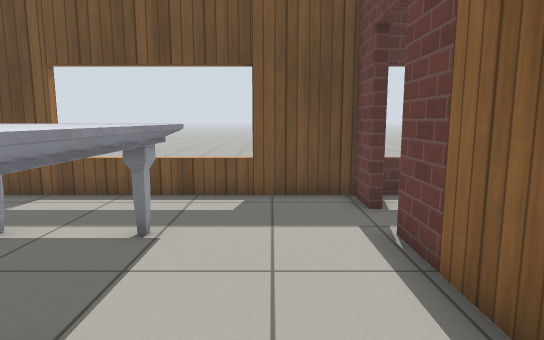
view 1 (above)

18 first-person views from a walk through a Gazebo world. The camera is 1 m above the floor, tilts 8° down and sees 75° across. The floor is counted in squares, 0.5 m on a side. Each view is taken from the middle of a square. On the plan, view 1 faces up. The plan holds only what a view shows up to about 19 squares ahead; the rest is blank. Simple patterns stand in for the simulator's built-in surfaces.

view 2
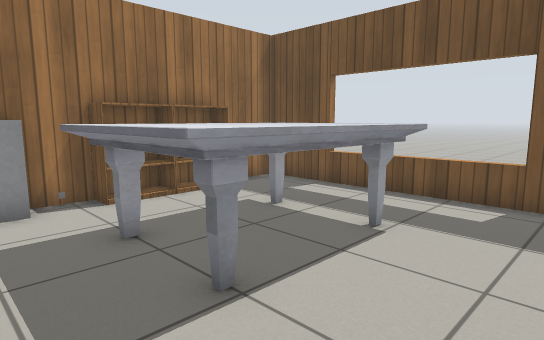

view 3
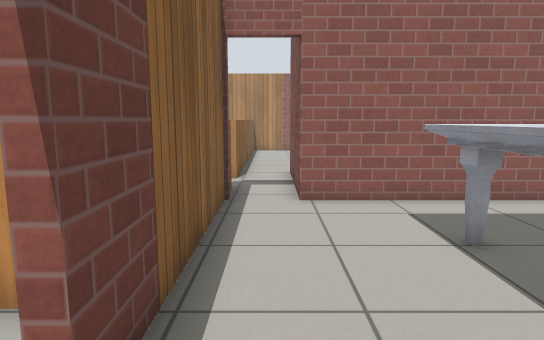

view 4
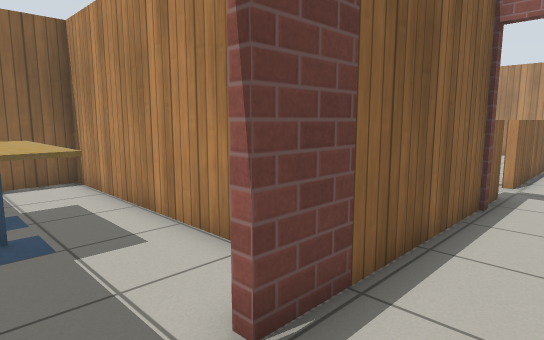

view 5
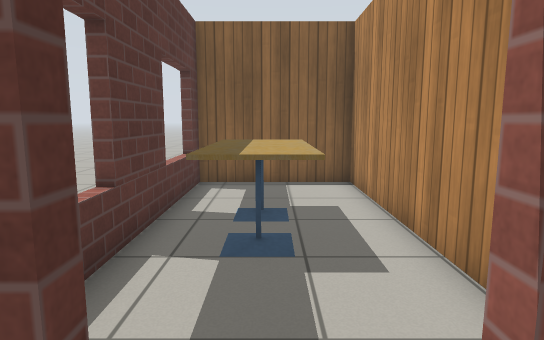

view 6
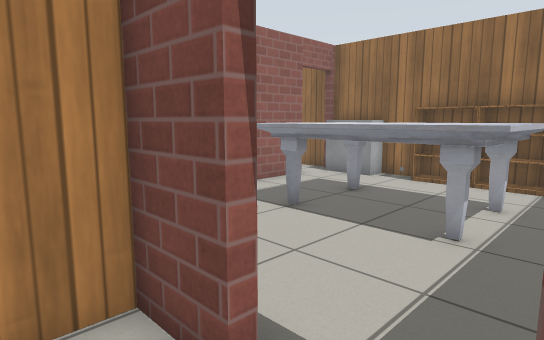

view 7
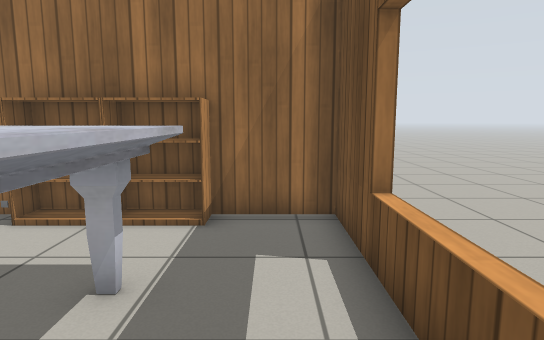

view 8
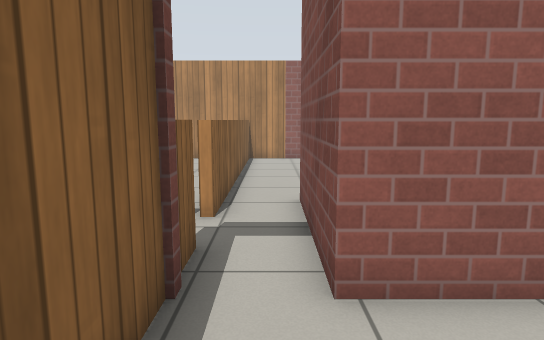

view 9
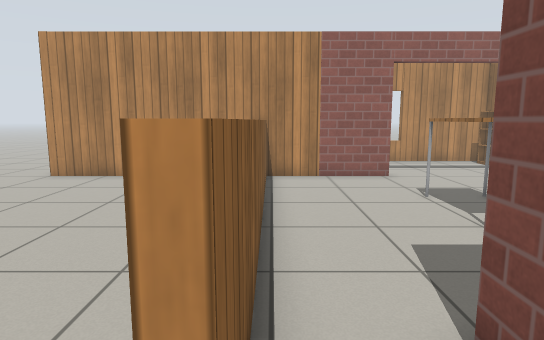

view 10
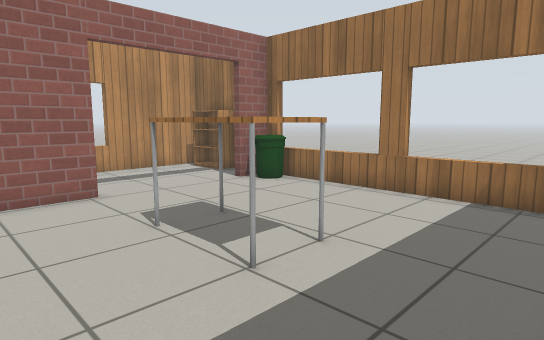

view 11
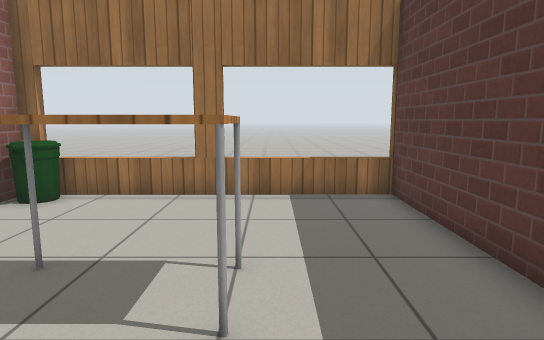

view 12
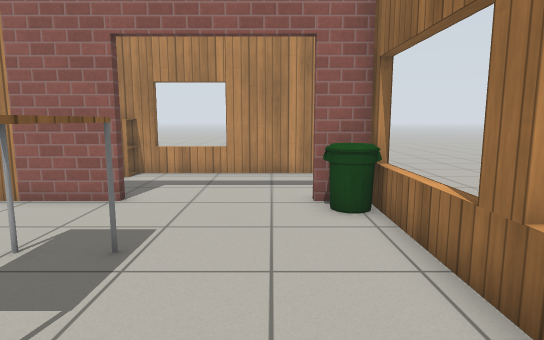

view 13
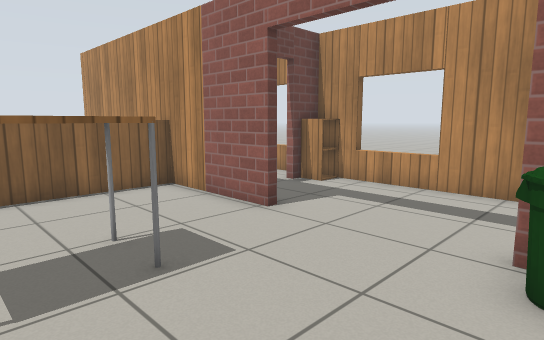

view 14
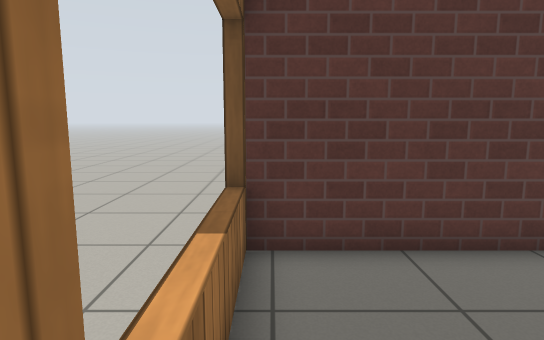

view 15
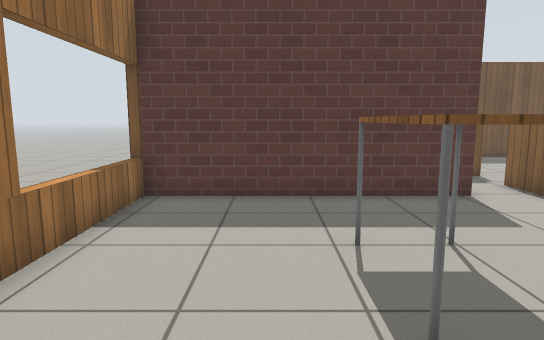

view 16
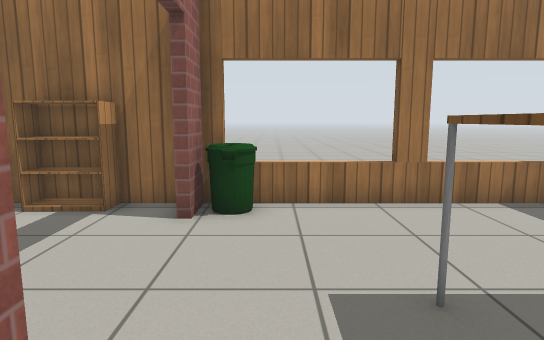

view 17
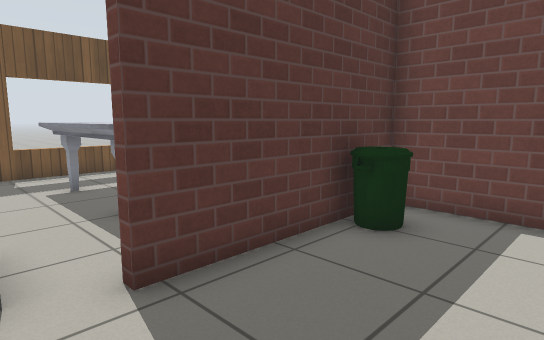

view 18
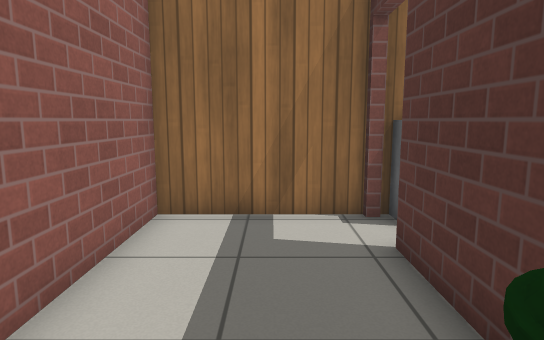

### Floor plan
Ten units are one square. View 1 is at (0, 0); x grows to the right and y downward. Boxes are objects, and circles mark ways between rooms. Rooms are numbered by the first view taken in them; rooms with no view inside come last. Other rooms are left out.
<svg viewBox="-105 -99 234 312">
<path fill="none" stroke="#000" d="M-64 7 3 7M22 -78 22 -94 -84 -94 -84 8M22 9 22 -61M35 -94 29 -94M25 -61 25 -44 124 -44 124 -94 51 -94M-23 156 21 156M-84 56 -84 156 -70 156M22 24 22 9M3 7 3 58 -87 57M22 158 22 41M26 24 22 24M-84 10 -84 54 -40 54M0 41 0 11 -64 11M-43 203 -43 208M-16 208 -16 203M0 195 0 190M-84 163 -84 203 -15 203"/>
<rect x="-85" y="-15" width="10" height="20" fill="#bbb"><title>grey box</title></rect>
<rect x="-85" y="-45" width="10" height="20" fill="#bbb"><title>bookshelf</title></rect>
<rect x="-85" y="-65" width="10" height="20" fill="#bbb"><title>bookshelf</title></rect>
<rect x="-55" y="-75" width="40" height="60" fill="#bbb"><title>marble table</title></rect>
<rect x="55" y="-85" width="20" height="20" fill="#bbb"><title>cafe table</title></rect>
<rect x="75" y="-85" width="20" height="20" fill="#bbb"><title>cafe table</title></rect>
<rect x="-85" y="145" width="20" height="10" fill="#bbb"><title>bin</title></rect>
<rect x="-35" y="95" width="20" height="30" fill="#bbb"><title>table</title></rect>
<rect x="-25" y="15" width="10" height="10" fill="#bbb"><title>bin</title></rect>
<rect x="-85" y="175" width="10" height="20" fill="#bbb"><title>bookshelf</title></rect>
<rect x="-15" y="195" width="20" height="10" fill="#bbb"><title>cabinet</title></rect>
<circle cx="20" cy="-65" r="3" fill="#2a7"/>
<circle cx="-75" cy="10" r="3" fill="#2a7"/>
<circle cx="-50" cy="160" r="3" fill="#2a7"/>
<text x="-40" y="-40">1</text>
<text x="70" y="-70">2</text>
<text x="-30" y="110">3</text>
<text x="-50" y="30">4</text>
<text x="-40" y="180">5</text>
</svg>
Room 1 opens to room 2. Room 1 opens to room 4. Room 3 opens to room 5.

Where each view was taken, in squares from view 1:
view 1: 0 up, 0 right, facing up
view 2: 0 up, 1 right, facing up-left
view 3: 8 up, 1 right, facing down
view 4: 8 up, 0 right, facing down-right
view 5: 7 up, 1 right, facing right
view 6: 8 up, 4 right, facing down-left
view 7: 8 up, 1 left, facing left
view 8: 3 up, 1 right, facing down
view 9: 3 down, 2 right, facing down
view 10: 6 down, 1 right, facing down-left
view 11: 9 down, 1 right, facing left
view 12: 7 down, 6 left, facing down
view 13: 10 down, 8 left, facing down-right
view 14: 11 down, 8 left, facing up
view 15: 15 down, 5 left, facing up
view 16: 14 down, 0 right, facing left
view 17: 5 down, 8 left, facing up-right
view 18: 3 down, 1 left, facing left
